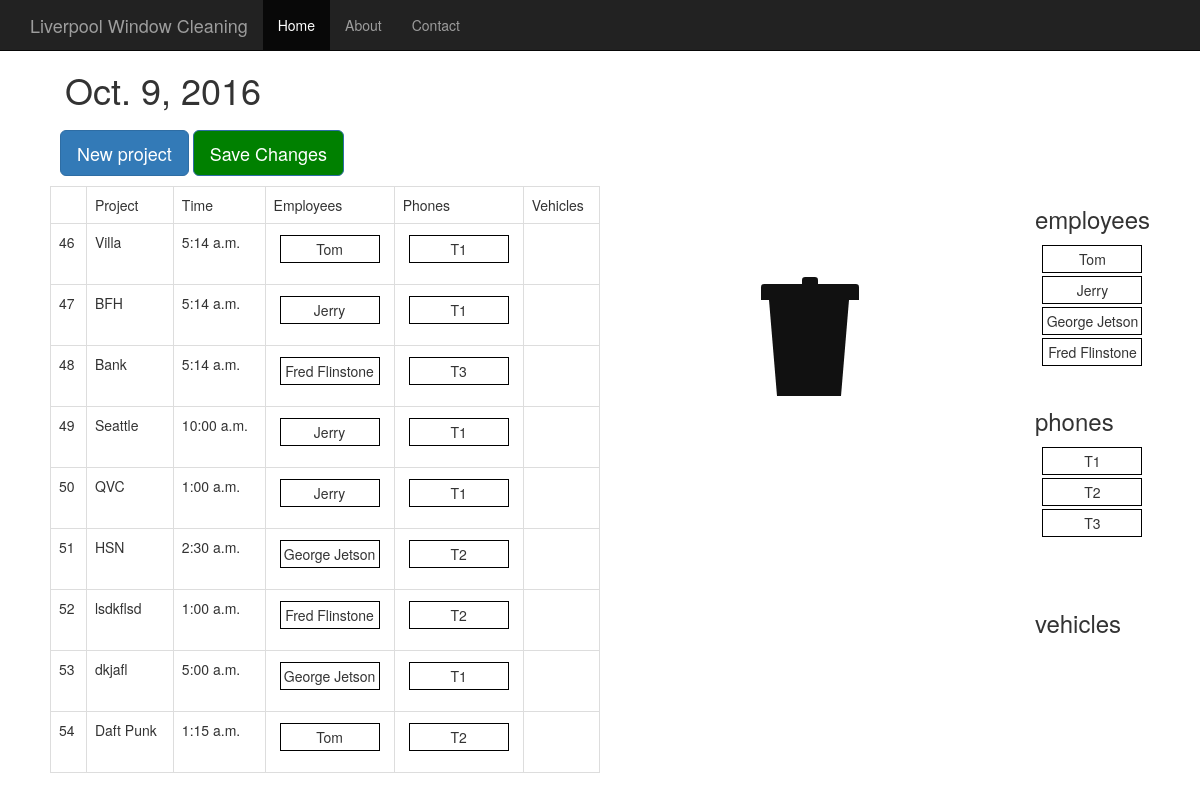
The app's page /, older data.
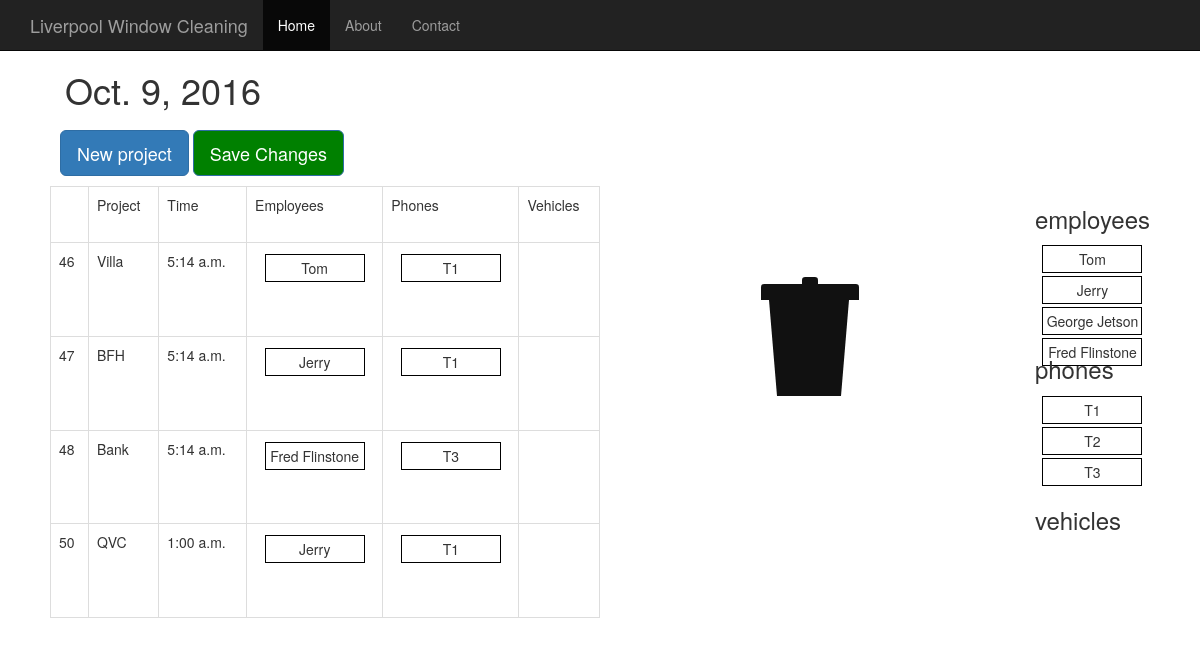
The same page, newer data.
### daily/models.py (models this page shows, shortened)
class Project(models.Model):
  name = models.CharField(max_length=200)
  date = models.DateField('Date', default=timezone.now().date())
  time = models.TimeField('Time', default=timezone.now().time())
  employee = models.ManyToManyField(Employee)
  phone = models.ManyToManyField(Phone)
  vehicle = models.ManyToManyField(Vehicle)

class Employee(models.Model):
  name = models.CharField(max_length=100)
  category = models.ManyToManyField(Category)

class Phone(models.Model):
  number = models.CharField(max_length=10)

### daily/views.py (the view)
# urls.py: url(r'^$', views.index, name='index'),
def index(request):
  today = timezone.now().date()
  todays_schedule = Project.objects.all()
  employees = Employee.objects.all()
  phones = Phone.objects.all()
  vehicles = Vehicle.objects.all()
  date = datetime.date(int(today.year), int(today.month), int(today.day))
  context = {'date': date, 'schedule': todays_schedule, 'date': today,
      'emp_names': employees, 'phones': phones, 'vehicles': vehicles}
  return render(request, 'daily/daily.html/', context)

### daily/templates/daily/daily.html (shortened to what this page needs)
<!DOCTYPE html>
{% load static %}
<html lang="en"><head><meta http-equiv="Content-Type" content="text/html; charset=UTF-8">
    <head>
      <link rel="stylesheet" type="text/css" href= "{% static 'daily/bootstrap.min.css' %}"/>
      <link rel="stylesheet" type="text/css" href= "{% static 'daily/daily.css' %}"/>
      <link rel="stylesheet" type="text/css" href= "{% static 'daily/trash.css' %}"/>
    <link href="{% static 'daily/ie10-viewport-bug-workaround.css' %}" rel="stylesheet">
      <link rel="stylesheet" type="text/css" href= "{% static 'daily/jquery.timepicker.css' %}"/>
    </head>
    <body>
      <nav class="navbar navbar-inverse navbar-fixed-top">
      <div class="container">
        <div class="navbar-header">
          <a class="navbar-brand" href="#">Liverpool Window Cleaning</a>
        </div>
        <div id="navbar" class="collapse navbar-collapse">
          <ul class="nav navbar-nav">
            <li class="active"><a href="#">Home</a></li>
            <li><a href="#about">About</a></li>
            <li><a href="#contact">Contact</a></li>
          </ul>
        </div>
      </div>
      </nav>
      <div class="container">
      <div class="starter-template">
        <h1>{{ date }}</h1>
      </div>
    </div>
      <div id="daily-view">
        <div id="form-fields">
          <button type="button" class="btn btn-primary btn-lg" id="new-proj-button" onclick="addProject()">New project</button>
             <button type="button" class="btn btn-primary btn-lg"
              id="save-button" onclick="updateSchedule()">Save Changes</button>
        </div>
        <div class="h-box">
        <table class="table table-bordered" id="daily-table">
          <tbody>
            <tr>
              <td>  </td>
              <td>Project</td>
              <td>Time</td>
              <td>Employees</td>
              <td>Phones</td>
              <td>Vehicles</td>
            </tr>
            {% for project in schedule.all %}
            <tr class ="project">
              <td>{{ project.id }}</td>
              <td>{{ project.name }}</td>
              <td>{{project.time|time:"g:i a"}}</td>
              <td>
                <ol class='sortable_with_drop employee_list'>
                  {% for emp in project.employee.all %}
                  <li class="flex-li employee">{{ emp.name }}</li>
                  {% endfor %}
                </ol>
              </td>
              <td>
                <ol class='sortable_with_drop phone_list'>
                  {% for tel in project.phone.all %}
                  <li class="flex-li telephone">{{ tel.number }}</li>
                  {% endfor %}
                </ol>
              </td>
              <td>
                <ol class='sortable_with_drop vehicle_list'>
                </ol>
              </td>
              {% endfor %}
            </tbody>
          </table>
          <ol class='trash employee_trash'>
            <li>
                <div class="lid"></div>
                <div class="lidcap"></div>
                <div class="bin"></div>
              </li>
            </ol>
          <div class="v-box">
            <h3>employees</h3>
            <ol class='sortable_with_no_drop' id="emps-source">
              {% for emp in emp_names.all %}
              <li class="flex-li employee">{{ emp.name }}</li>
              {% endfor %}
            </ol>
            <h3>phones</h3>
            <ol class='sortable_with_no_drop' id="phones-source">
              {% for phone in phones.all %}
              <li class="flex-li telephone">{{ phone.number }}</li>
              {% endfor %}
            </ol>
            <h3>vehicles</h3>
            <ol class='sortable_with_no_drop' id="vehicles-source">
            </ol>
          </div>
        </div>
      </div>
    </body>

Row changes from the older to the newer data that the page shows:
removed Project: id "49", name "Seattle", time "10:00 a.m.", Employee (name "Jerry"), Phone (number "T1")
removed Project: id "51", name "HSN", time "2:30 a.m.", Employee (name "George Jetson"), Phone (number "T2")
removed Project: id "52", name "lsdkflsd", time "1:00 a.m.", Employee (name "Fred Flinstone"), Phone (number "T2")
removed Project: id "53", name "dkjafl", time "5:00 a.m.", Employee (name "George Jetson"), Phone (number "T1")
removed Project: id "54", name "Daft Punk", time "1:15 a.m.", Employee (name "Tom"), Phone (number "T2")
